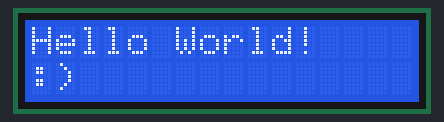
Recording of a sketch running on a simulated Arduino Uno, built with avr-gcc and run on an emulated ATmega328P. Parts: 16×2 character LCD.

Above: at 0.1 s.
At 1.1 s:
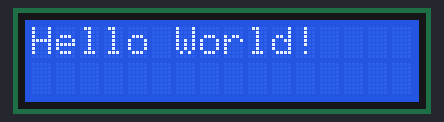

The sketch:

LCD.ino
```cpp
#include <LiquidCrystal.h>

// Gerekli kütüphaneyi dahil et

// Kütüphaneyi, bağladığımız pinlere göre başlat
// LiquidCrystal(RS, E, D4, D5, D6, D7)
LiquidCrystal lcd(12, 11, 5, 4, 3, 2);

void setup() {
  // LCD'nin sütun ve satır sayısını ayarla (16x2)
  lcd.begin(16, 2);

  lcd.setCursor(0,0);
  lcd.print("Hello World!");

}

void loop() {  // alt satırın yanıp sönmesi

  lcd.setCursor(0,1);
  lcd.print(":)");
  delay(1000);

  lcd.setCursor(0,1);
  lcd.print("  ");
  delay(1000);

}
```

Measured:
- what the display in image 1 shows lasts 1.0 s, from 1.1 s to 2.1 s
